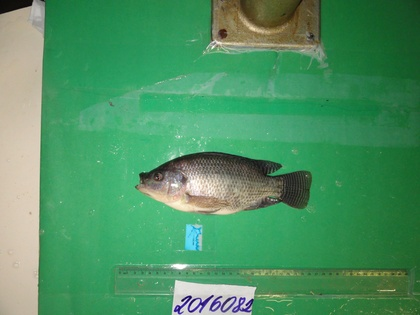
%> input picture 2016082.JPG, 420 x 315 px, shrunk from 2592 x 1944 before the run; its folder holds only this picture in this run
$ octave fishDetector.m   (GNU Octave 9; MATLAB toolbox functions it lacks are replaced by stand-ins)
%> lines starting %> are read from the running program, lines starting %| are printed output that depends on the picture
### test1.m
function test1(filename,n)
%> called with filename = '2016082.JPG', n = 1
I = imread(filename);
%> I is the input picture: size 315x420x3 uint8; mean R, G, B 77.1, 146.6, 98.7
[width,height,v] = size(I);
%> width = 315; height = 420; v = 3

fish= zeros(width,height,'logical');
srgb2lab = makecform('srgb2lab');
lab2srgb = makecform('lab2srgb');

shadow_lab = applycform(I, srgb2lab); % convert to L*a*b*
%> shadow_lab: size 315x420x3 uint8; mean of channels 1, 2, 3 141.7, 98.7, 147.4

% the values of luminosity can span a range from 0 to 100; scale them
% to [0 1] range (appropriate for MATLAB(R) intensity images of class double)
% before applying the three contrast enhancement techniques
max_luminosity = 45;
L = shadow_lab(:,:,1)/max_luminosity;
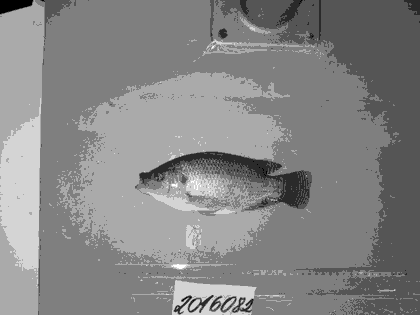
%> L: size 315x420 uint8; min 0, max 6, mean 3.15; drawn with min black and max white

% replace the luminosity layer with the processed data and then convert
% the image back to the RGB colorspace
shadow_imadjust = shadow_lab;
shadow_imadjust(:,:,1) = imadjust(L)*max_luminosity;
%> shadow_imadjust: size 315x420x3 uint8; mean of channels 1, 2, 3 249, 98.7, 147.4
shadow_imadjust = applycform(shadow_imadjust, lab2srgb);
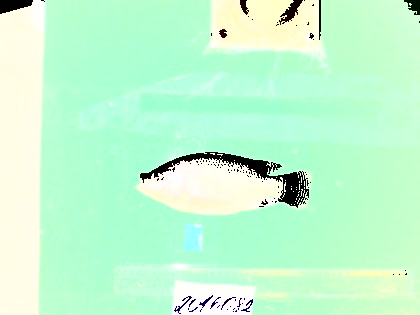
%> shadow_imadjust: size 315x420x3 uint8; mean R, G, B 193.6, 248.7, 209.5

[a,b]=createMask(shadow_imadjust);


[L num]= bwlabel(~a);
threshold=L(round(width/2),round(height/2));
for i= 1:width-1
    for j=1:height-1
        if L(i,j)== threshold;
            fish(i,j)=1;
        end
    end
end


name = strcat(filename,'.tif')
imwrite(fish,name)

% se90 = strel('line', 3, 90);
% se0 = strel('line', 3, 0);
%
% BWsdil = imdilate(a, [se90 se0]);
% figure, imshow(BWsdil),
%
% % BWdfill = imfill(BWsdil, 'holes');
% % figure, imshow(BWdfill);
%
% BWnobord = imclearborder(BWsdil, 4);
% figure, imshow(BWnobord),


end

### createMask.m
function [BW,maskedRGBImage] = createMask(RGB)
%createMask  Threshold RGB image using auto-generated code from colorThresholder app.
%  [BW,MASKEDRGBIMAGE] = createMask(RGB) thresholds image RGB using
%  auto-generated code from the colorThresholder App. The colorspace and
%  minimum/maximum values for each channel of the colorspace were set in the
%  App and result in a binary mask BW and a composite image maskedRGBImage,
%  which shows the original RGB image values under the mask BW.

% Auto-generated by colorThresholder app on 16-Feb-2017
%------------------------------------------------------


% Convert RGB image to chosen color space
RGB = im2double(RGB);
%> the run ends on the next line
cform = makecform('srgb2lab', 'AdaptedWhitePoint', whitepoint('D65'));
I = applycform(RGB,cform);

% Define thresholds for channel 1 based on histogram settings
channel1Min = 0.000;
channel1Max = 100.000;

% Define thresholds for channel 2 based on histogram settings
channel2Min = -43.086;
channel2Max = -8.418;

% Define thresholds for channel 3 based on histogram settings
channel3Min = -20.675;
channel3Max = 44.927;

% Create mask based on chosen histogram thresholds
BW = (I(:,:,1) >= channel1Min ) & (I(:,:,1) <= channel1Max) & ...
    (I(:,:,2) >= channel2Min ) & (I(:,:,2) <= channel2Max) & ...
    (I(:,:,3) >= channel3Min ) & (I(:,:,3) <= channel3Max);

% Initialize output masked image based on input image.
maskedRGBImage = RGB;

% Set background pixels where BW is false to zero.
maskedRGBImage(repmat(~BW,[1 1 3])) = 0;

### fishDetector.m
jpegFiles = dir('*.jpg');
numfiles = length(jpegFiles);
for k = 1:numfiles
    test1(jpegFiles(k).name,k);
